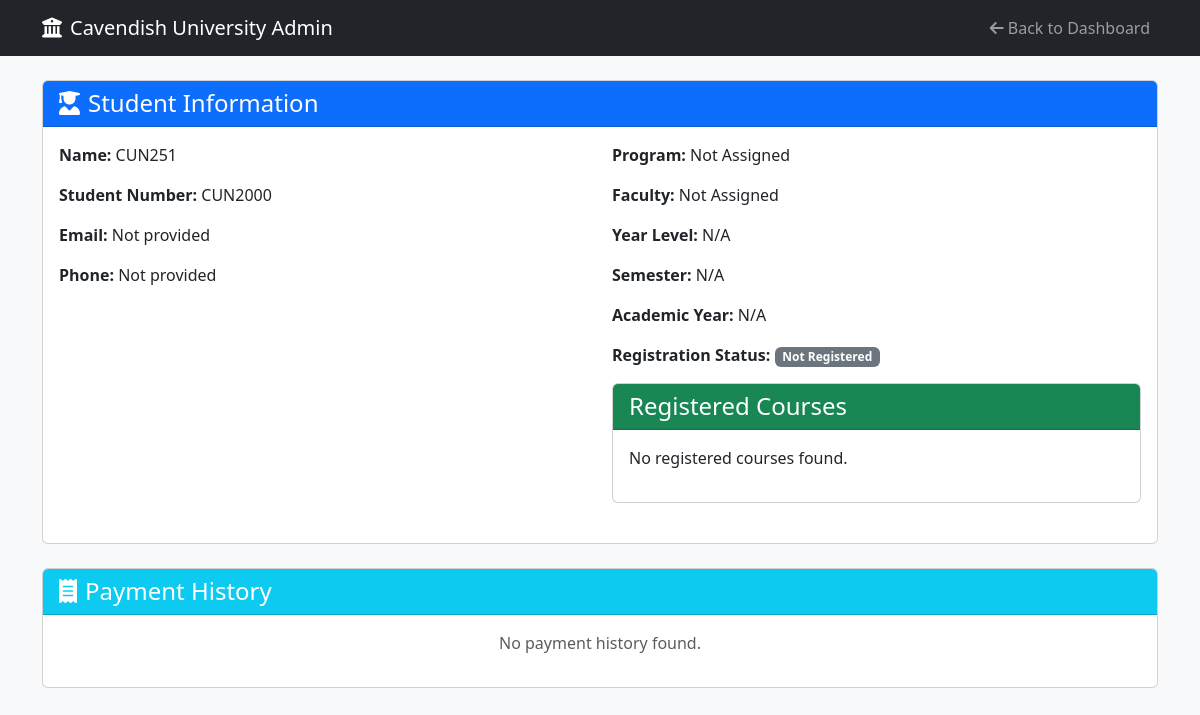
/admin/student/1 (signed in), run on an earlier commit of the app's database.
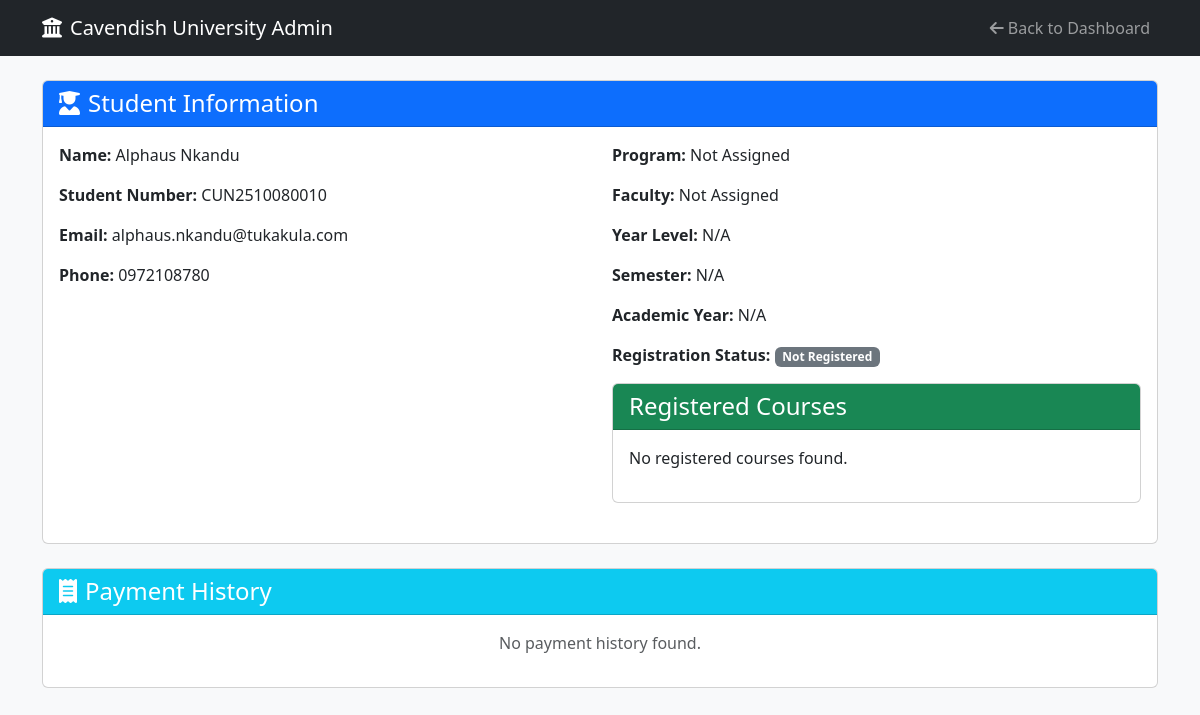
And on a later commit of the database.
### app/models.py (models this page shows, shortened)
class Student(db.Model):
    __tablename__ = "student"
    id = db.Column(db.Integer, primary_key=True)
    student_number = db.Column(db.String(20), unique=True, nullable=False)
    name = db.Column(db.String(100), nullable=False)
    email = db.Column(db.String(120), unique=True, nullable=True)
    phone = db.Column(db.String(20), nullable=True)
    program = db.Column(db.String(50), nullable=True)
    faculty = db.Column(db.String(100), nullable=True)
    intake_year = db.Column(db.Integer, nullable=True)
    year_of_study = db.Column(db.Integer, nullable=True)
    semester = db.Column(db.String(20), nullable=True)
    created_at = db.Column(db.DateTime, default=lambda: datetime.now(timezone.utc))
    user = db.relationship("User", back_populates="student_profile", uselist=False, foreign_keys=[User.student_id])
    payments = db.relationship("Payment", back_populates="student", lazy=True, cascade="all, delete-orphan")
    registrations = db.relationship("Registration", back_populates="student", lazy=True, cascade="all, delete-orphan")
    registration_slips = db.relationship("RegistrationSlip", back_populates="student", lazy=True, cascade="all, delete-orphan")

### app/routes/admin_routes.py (the view, shortened to what this page needs)
@admin_bp.route('/student/<int:student_id>')
@admin_required
def view_student_details(student_id):
    student = Student.query.get_or_404(student_id)
    payments = Payment.query.filter_by(
        student_id=student_id
    ).order_by(
        Payment.submitted_date.desc()
    ).all()
    registration_slip = RegistrationSlip.query.filter_by(
        student_id=student_id
    ).first()
    registration = StudentRegistration.query.filter_by(
        student_id=student_id
    ).order_by(
        StudentRegistration.id.desc()
    ).first()
    program = None
    faculty = None
    academic_year = None
    registered_courses = []
    return render_template(
        'admin/student_details.html',
        student=student,
        payments=payments,
        registration_slip=registration_slip,
        registration=registration,
        program=program,
        faculty=faculty,
        academic_year=academic_year,
        registered_courses=registered_courses
    )

### app/routes/admin_routes.py (called while the page is built)
def admin_required(f):
    @wraps(f)
    def decorated_function(*args, **kwargs):
        if 'user_id' not in session or session.get('role') != 'admin':
            flash("Please log in as admin to access this page.", "warning")
            return redirect(url_for('admin.admin_login'))
        return f(*args, **kwargs)
    return decorated_function

### app/templates/admin/student_details.html (shortened to what the changed rows need)
<!DOCTYPE html>
<html lang="en">
<head>
    <link rel="stylesheet" href="https://cdn.jsdelivr.net/npm/bootstrap@5.3.2/dist/css/bootstrap.min.css">
    <link rel="stylesheet" href="https://cdnjs.cloudflare.com/ajax/libs/font-awesome/6.4.0/css/all.min.css">
</head>
<body class="bg-light">
<div class="container mt-4">
    <div class="card mb-4">
        <div class="card-body">
            <div class="row">
                <div class="col-md-6">
                    <p><strong>Name:</strong> {{ student.name }}</p>
                    <p><strong>Student Number:</strong> {{ student.student_number }}</p>
                    <p><strong>Email:</strong> {{ student.email or 'Not provided' }}</p>
                    <p><strong>Phone:</strong> {{ student.phone or 'Not provided' }}</p>
                </div>
            </div>
        </div>
    </div>
</div>
</body>
</html>

What changed in the data, as far as the page shows it:
changed Student: name "CUN251" → "Alphaus Nkandu"; student_number "CUN2000" → "CUN2510080010"; email "Not provided" → "alphaus.nkandu@tukakula.com"; phone "Not provided" → "0972108780"
